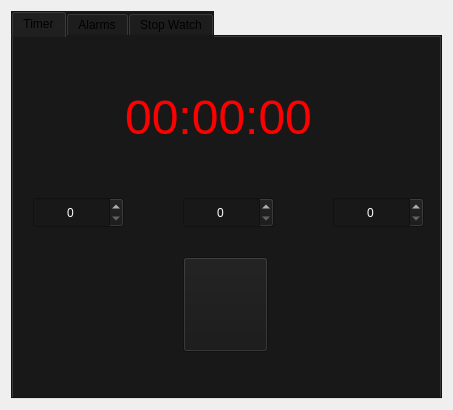
<?xml version="1.0" encoding="UTF-8"?>
<ui version="4.0">
 <class>mainwindow</class>
 <widget class="QWidget" name="mainwindow">
  <property name="geometry">
   <rect>
    <x>0</x>
    <y>0</y>
    <width>453</width>
    <height>410</height>
   </rect>
  </property>
  <property name="windowTitle">
   <string>Alarms &amp;  clock</string>
  </property>
  <property name="styleSheet">
   <string notr="true"/>
  </property>
  <layout class="QVBoxLayout" name="verticalLayout">
   <item>
    <widget class="QTabWidget" name="tabWidget">
     <property name="styleSheet">
      <string notr="true">background-color: rgb(24, 24, 24);</string>
     </property>
     <property name="currentIndex">
      <number>0</number>
     </property>
     <widget class="QWidget" name="tab">
      <attribute name="title">
       <string>Timer</string>
      </attribute>
      <widget class="QSpinBox" name="tb_hour">
       <property name="geometry">
        <rect>
         <x>20</x>
         <y>160</y>
         <width>91</width>
         <height>31</height>
        </rect>
       </property>
       <property name="styleSheet">
        <string notr="true">font: 14pt &quot;MS Serif&quot;;
color: rgb(255, 255, 255);</string>
       </property>
       <property name="alignment">
        <set>Qt::AlignCenter</set>
       </property>
      </widget>
      <widget class="QSpinBox" name="tb_minutes">
       <property name="geometry">
        <rect>
         <x>170</x>
         <y>160</y>
         <width>91</width>
         <height>31</height>
        </rect>
       </property>
       <property name="styleSheet">
        <string notr="true">font: 14pt &quot;MS Serif&quot;;
color: rgb(255, 255, 255);</string>
       </property>
       <property name="alignment">
        <set>Qt::AlignCenter</set>
       </property>
      </widget>
      <widget class="QSpinBox" name="tb_seconds">
       <property name="geometry">
        <rect>
         <x>320</x>
         <y>160</y>
         <width>91</width>
         <height>31</height>
        </rect>
       </property>
       <property name="styleSheet">
        <string notr="true">font: 14pt &quot;MS Serif&quot;;
color: rgb(255, 255, 255);</string>
       </property>
       <property name="alignment">
        <set>Qt::AlignCenter</set>
       </property>
      </widget>
      <widget class="QPushButton" name="btn_start_timer">
       <property name="geometry">
        <rect>
         <x>170</x>
         <y>220</y>
         <width>85</width>
         <height>95</height>
        </rect>
       </property>
       <property name="sizePolicy">
        <sizepolicy hsizetype="Minimum" vsizetype="Fixed">
         <horstretch>0</horstretch>
         <verstretch>0</verstretch>
        </sizepolicy>
       </property>
       <property name="styleSheet">
        <string notr="true"/>
       </property>
       <property name="text">
        <string/>
       </property>
       <property name="icon">
        <iconset>
         <normaloff>pic/start.png</normaloff>pic/start.png</iconset>
       </property>
       <property name="iconSize">
        <size>
         <width>150</width>
         <height>150</height>
        </size>
       </property>
      </widget>
      <widget class="QLabel" name="lbl_timer">
       <property name="geometry">
        <rect>
         <x>10</x>
         <y>10</y>
         <width>391</width>
         <height>141</height>
        </rect>
       </property>
       <property name="font">
        <font>
         <family>MS Shell Dlg 2</family>
         <pointsize>36</pointsize>
         <weight>50</weight>
         <italic>false</italic>
         <bold>false</bold>
        </font>
       </property>
       <property name="styleSheet">
        <string notr="true">color: rgb(255, 0, 0);
font: 36pt &quot;MS Shell Dlg 2&quot;;</string>
       </property>
       <property name="text">
        <string>00:00:00</string>
       </property>
       <property name="alignment">
        <set>Qt::AlignCenter</set>
       </property>
      </widget>
     </widget>
     <widget class="QWidget" name="tab_2">
      <attribute name="title">
       <string>Alarms</string>
      </attribute>
     </widget>
     <widget class="QWidget" name="tab_3">
      <attribute name="title">
       <string>Stop Watch</string>
      </attribute>
      <layout class="QVBoxLayout" name="verticalLayout_2">
       <item>
        <widget class="QLabel" name="lbl_stop_watch">
         <property name="font">
          <font>
           <family>MS Shell Dlg 2</family>
           <pointsize>36</pointsize>
           <weight>50</weight>
           <italic>false</italic>
           <bold>false</bold>
          </font>
         </property>
         <property name="styleSheet">
          <string notr="true">color: rgb(255, 0, 0);
font: 36pt &quot;MS Shell Dlg 2&quot;;</string>
         </property>
         <property name="text">
          <string>00:00:00</string>
         </property>
         <property name="alignment">
          <set>Qt::AlignCenter</set>
         </property>
        </widget>
       </item>
       <item>
        <layout class="QHBoxLayout" name="horizontalLayout">
         <item>
          <widget class="QPushButton" name="btn_start">
           <property name="styleSheet">
            <string notr="true">background-color: rgb(24, 24, 24);</string>
           </property>
           <property name="text">
            <string/>
           </property>
           <property name="icon">
            <iconset>
             <normaloff>pic/play.png</normaloff>pic/play.png</iconset>
           </property>
           <property name="iconSize">
            <size>
             <width>50</width>
             <height>50</height>
            </size>
           </property>
          </widget>
         </item>
         <item>
          <widget class="QPushButton" name="btn_pause">
           <property name="styleSheet">
            <string notr="true">background-color: rgb(24, 24, 24);</string>
           </property>
           <property name="text">
            <string/>
           </property>
           <property name="icon">
            <iconset>
             <normaloff>pic/stop.png</normaloff>pic/stop.png</iconset>
           </property>
           <property name="iconSize">
            <size>
             <width>50</width>
             <height>50</height>
            </size>
           </property>
          </widget>
         </item>
         <item>
          <widget class="QPushButton" name="btn_stop">
           <property name="styleSheet">
            <string notr="true">background-color: rgb(24, 24, 24);</string>
           </property>
           <property name="text">
            <string/>
           </property>
           <property name="icon">
            <iconset>
             <normaloff>pic/refresh.png</normaloff>pic/refresh.png</iconset>
           </property>
           <property name="iconSize">
            <size>
             <width>50</width>
             <height>50</height>
            </size>
           </property>
          </widget>
         </item>
        </layout>
       </item>
      </layout>
     </widget>
    </widget>
   </item>
  </layout>
 </widget>
 <resources/>
 <connections/>
</ui>
